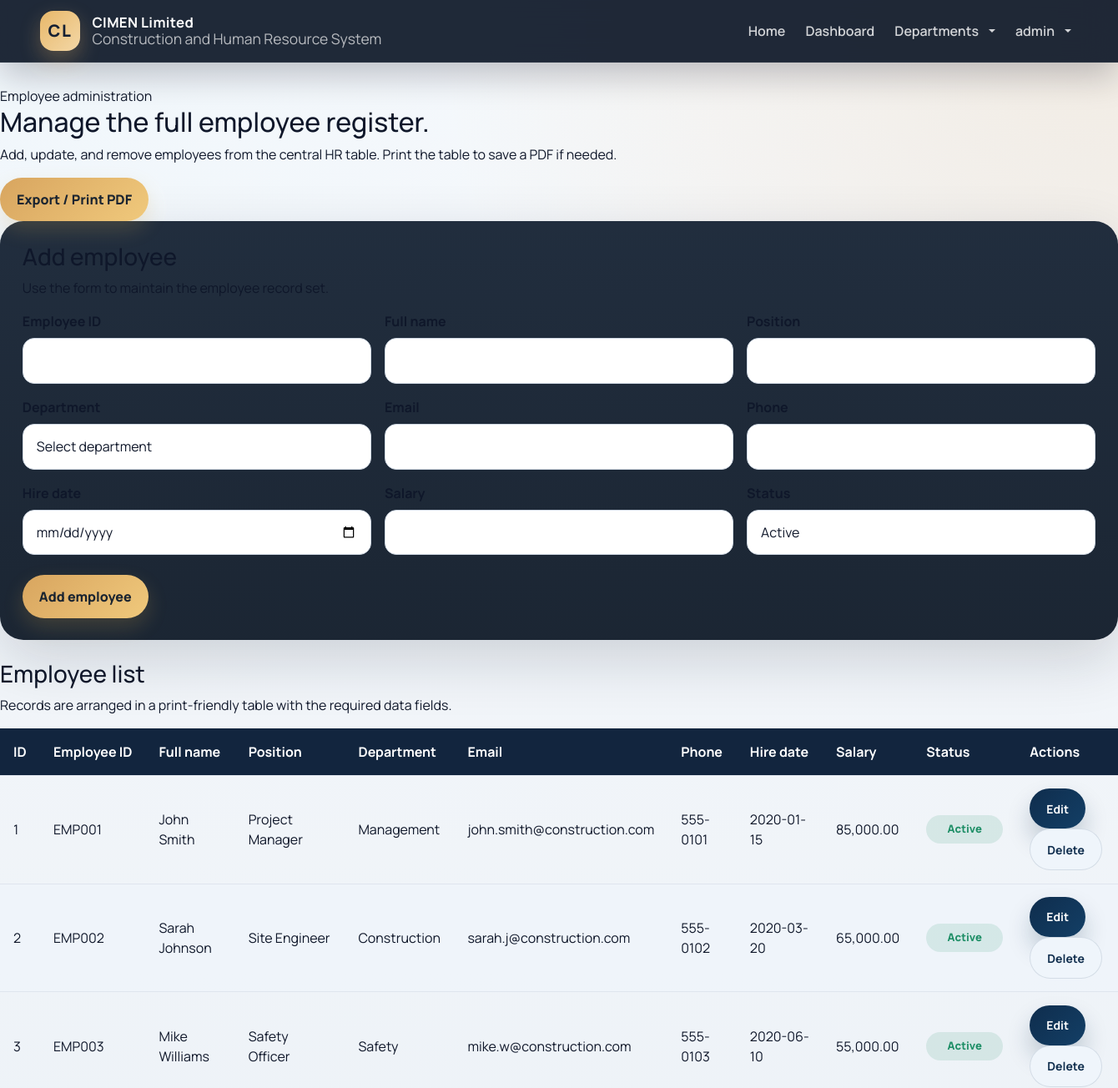
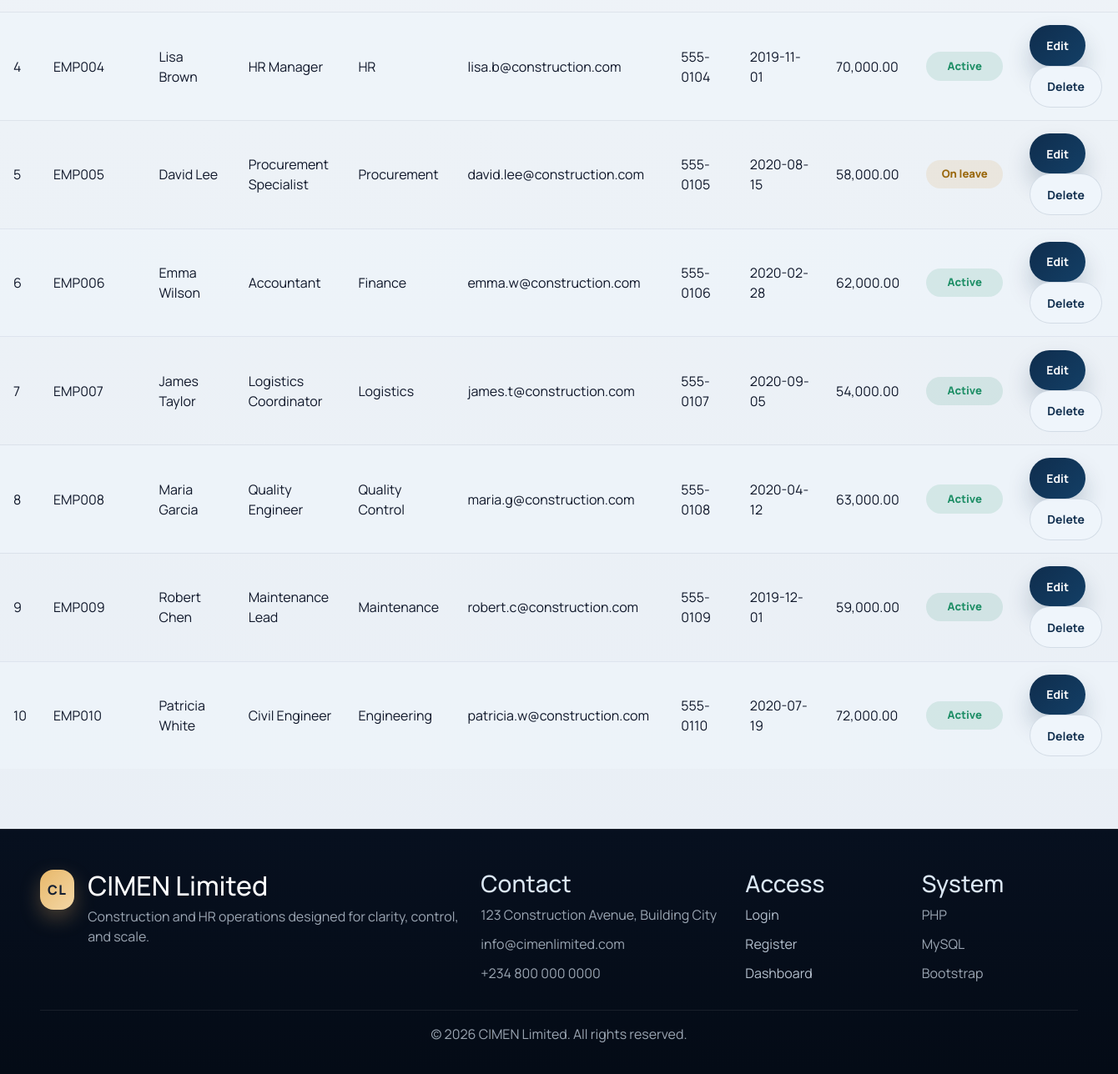
Page /admin/manage_employees.php (signed in) on the committed database (2 pictures, top to bottom).
### tables this page shows
CREATE TABLE IF NOT EXISTS employees (
    id INT AUTO_INCREMENT PRIMARY KEY,
    employee_id VARCHAR(20) UNIQUE NOT NULL,
    full_name VARCHAR(100) NOT NULL,
    position VARCHAR(100) NOT NULL,
    department_id INT,
    email VARCHAR(100) NOT NULL,
    phone VARCHAR(20),
    hire_date DATE,
    salary DECIMAL(10,2),
    status ENUM('active', 'inactive', 'on_leave') DEFAULT 'active',
    created_at TIMESTAMP DEFAULT CURRENT_TIMESTAMP,
    FOREIGN KEY (department_id) REFERENCES departments(id)
);

CREATE TABLE IF NOT EXISTS departments (
    id INT AUTO_INCREMENT PRIMARY KEY,
    name VARCHAR(50) NOT NULL UNIQUE
);

### admin/manage_employees.php (the view, shortened to what this page needs)
<?php
require_once '../config/database.php';
$employeesQuery = $conn->query('SELECT e.*, d.name AS department_name FROM employees e LEFT JOIN departments d ON e.department_id = d.id ORDER BY e.employee_id');
$employees = $employeesQuery ? $employeesQuery->fetch_all(MYSQLI_ASSOC) : [];
$editEmployee = null;
include '../includes/header.php';
?>
<section class="page-card animate-rise">
    <div class="page-heading">
        <div class="eyebrow">Employee administration</div>
        <h2>Manage the full employee register.</h2>
        <p>Add, update, and remove employees from the central HR table. Print the table to save a PDF if needed.</p>
    </div>
    <div class="page-actions no-print">
        <button type="button" class="btn btn-accent js-print">Export / Print PDF</button>
    </div>
    <div class="auth-card mb-4 no-print">
        <div class="card-heading">
            <h3><?php echo $editEmployee ? 'Edit employee' : 'Add employee'; ?></h3>
            <p>Use the form to maintain the employee record set.</p>
        </div>
        <form method="POST" action="">
            <div class="row g-3">
                <div class="col-md-4">
                    <label class="form-label">Employee ID</label>
                    <input type="text" name="employee_id" class="form-control" value="<?php echo htmlspecialchars($editEmployee['employee_id'] ?? ''); ?>" required>
                </div>
                <div class="col-md-4">
                    <label class="form-label">Full name</label>
                    <input type="text" name="full_name" class="form-control" value="<?php echo htmlspecialchars($editEmployee['full_name'] ?? ''); ?>" required>
                </div>
                <div class="col-md-4">
                    <label class="form-label">Position</label>
                    <input type="text" name="position" class="form-control" value="<?php echo htmlspecialchars($editEmployee['position'] ?? ''); ?>" required>
                </div>
                <div class="col-md-4">
                    <label class="form-label">Department</label>
                    <select name="department_id" class="form-select" required>
                        <option value="">Select department</option>
                    </select>
                </div>
                <div class="col-md-4">
                    <label class="form-label">Email</label>
                    <input type="email" name="email" class="form-control" value="<?php echo htmlspecialchars($editEmployee['email'] ?? ''); ?>" required>
                </div>
                <div class="col-md-4">
                    <label class="form-label">Phone</label>
                    <input type="text" name="phone" class="form-control" value="<?php echo htmlspecialchars($editEmployee['phone'] ?? ''); ?>">
                </div>
                <div class="col-md-4">
                    <label class="form-label">Hire date</label>
                    <input type="date" name="hire_date" class="form-control" value="<?php echo htmlspecialchars($editEmployee['hire_date'] ?? ''); ?>" required>
                </div>
                <div class="col-md-4">
                    <label class="form-label">Salary</label>
                    <input type="number" step="0.01" name="salary" class="form-control" value="<?php echo htmlspecialchars($editEmployee['salary'] ?? ''); ?>" required>
                </div>
                <div class="col-md-4">
                    <label class="form-label">Status</label>
                    <select name="status" class="form-select">
                        <option value="active" <?php echo (($editEmployee['status'] ?? '') === 'active') ? 'selected' : ''; ?>>Active</option>
                    </select>
                </div>
            </div>
            <div class="button-row mt-4">
                <button type="submit" name="<?php echo $editEmployee ? 'update' : 'add'; ?>" class="btn btn-accent">
                    <?php echo $editEmployee ? 'Update employee' : 'Add employee'; ?>
                </button>
            </div>
        </form>
    </div>
    <div class="table-card">
        <div class="card-heading">
            <h3>Employee list</h3>
            <p>Records are arranged in a print-friendly table with the required data fields.</p>
        </div>
        <div class="table-wrap">
            <table>
                <thead>
                    <tr>
                        <th>ID</th>
                        <th>Employee ID</th>
                        <th>Full name</th>
                        <th>Position</th>
                        <th>Department</th>
                        <th>Email</th>
                        <th>Phone</th>
                        <th>Hire date</th>
                        <th>Salary</th>
                        <th>Status</th>
                        <th class="no-print">Actions</th>
                    </tr>
                </thead>
                <tbody>
                    <?php foreach ($employees as $employee): ?>
                        <tr>
                            <td><?php echo (int) $employee['id']; ?></td>
                            <td><?php echo htmlspecialchars($employee['employee_id']); ?></td>
                            <td><?php echo htmlspecialchars($employee['full_name']); ?></td>
                            <td><?php echo htmlspecialchars($employee['position']); ?></td>
                            <td><?php echo htmlspecialchars($employee['department_name'] ?? ''); ?></td>
                            <td><?php echo htmlspecialchars($employee['email']); ?></td>
                            <td><?php echo htmlspecialchars($employee['phone']); ?></td>
                            <td><?php echo htmlspecialchars($employee['hire_date']); ?></td>
                            <td><?php echo number_format((float) $employee['salary'], 2); ?></td>
                            <td>
                                <span class="status-chip <?php echo $employee['status'] === 'active' ? 'status-active' : ($employee['status'] === 'inactive' ? 'status-inactive' : 'status-leave'); ?>">
                                    <?php echo htmlspecialchars(ucfirst(str_replace('_', ' ', $employee['status']))); ?>
                                </span>
                            </td>
                            <td class="no-print">
                                <div class="action-row">
                                    <a href="?action=edit&id=<?php echo (int) $employee['id']; ?>" class="btn btn-outline-light btn-sm">Edit</a>
                                    <a href="?delete=<?php echo (int) $employee['id']; ?>" class="btn btn-outline-secondary btn-sm" data-confirm="Delete this employee?">Delete</a>
                                </div>
                            </td>
                        </tr>
                    <?php endforeach; ?>
                </tbody>
            </table>
        </div>
    </div>
</section>
<?php include '../includes/footer.php'; ?>

### includes/header.php (shortened to what this page needs)
<?php
$currentRole = $_SESSION['role'] ?? '';
$isPrivilegedUser = in_array($currentRole, ['admin', 'super_admin'], true);
?>
<!DOCTYPE html>
<html lang="en">
<head>
    <link href="https://cdn.jsdelivr.net/npm/bootstrap@5.3.3/dist/css/bootstrap.min.css" rel="stylesheet">
    <link rel="stylesheet" href="/css/style.css">
</head>
<body>
    <header class="site-header navbar navbar-expand-lg navbar-dark sticky-top">
        <div class="container-fluid px-4 px-lg-5">
            <a class="navbar-brand brand-mark" href="/index.php">
                <span class="brand-badge">CL</span>
                <span class="brand-copy">
                    <strong>CIMEN Limited</strong>
                    <small>Construction and Human Resource System</small>
                </span>
            </a>
            <div class="collapse navbar-collapse justify-content-end" id="siteNav">
                <div class="navbar-nav align-items-lg-center gap-lg-2 mt-3 mt-lg-0">
                    <a class="nav-link" href="/index.php">Home</a>
                    <a class="nav-link" href="/dashboard.php">Dashboard</a>
                    <?php if ($isPrivilegedUser): ?>
                        <div class="nav-item dropdown">
                            <button class="nav-link dropdown-toggle department-toggle" data-bs-toggle="dropdown" aria-expanded="false" type="button">
                                Departments
                            </button>
                        </div>
                    <?php endif; ?>
                    <?php if (isset($_SESSION['user_id'])): ?>
                        <div class="nav-item dropdown">
                            <button class="nav-link dropdown-toggle user-toggle" data-bs-toggle="dropdown" aria-expanded="false" type="button">
                                <?php echo htmlspecialchars($_SESSION['username']); ?>
                            </button>
                        </div>
                    <?php endif; ?>
                </div>
            </div>
        </div>
    </header>
    <main class="site-main">

### includes/footer.php (shortened to what this page needs)
    </main>
    <footer class="site-footer">
        <div class="container-fluid px-4 px-lg-5">
            <div class="row gy-4 align-items-start">
                <div class="col-lg-5">
                    <div class="footer-brand">
                        <span class="brand-badge">CL</span>
                        <div>
                            <h2>CIMEN Limited</h2>
                            <p>Construction and HR operations designed for clarity, control, and scale.</p>
                        </div>
                    </div>
                </div>
                <div class="col-md-4 col-lg-3">
                    <h3>Contact</h3>
                    <ul class="footer-list">
                        <li>123 Construction Avenue, Building City</li>
                        <li>info@cimenlimited.com</li>
                        <li>+234 800 000 0000</li>
                    </ul>
                </div>
                <div class="col-md-4 col-lg-2">
                    <h3>Access</h3>
                    <ul class="footer-list">
                        <li><a href="/login.php">Login</a></li>
                        <li><a href="/register.php">Register</a></li>
                        <li><a href="/dashboard.php">Dashboard</a></li>
                    </ul>
                </div>
                <div class="col-md-4 col-lg-2">
                    <h3>System</h3>
                    <ul class="footer-list">
                        <li>PHP</li>
                        <li>MySQL</li>
                        <li>Bootstrap</li>
                    </ul>
                </div>
            </div>
            <div class="footer-bottom">
                <p>&copy; 2026 CIMEN Limited. All rights reserved.</p>
            </div>
        </div>
    </footer>
</body>
</html>

### rows in the picture
employees: id "1", employee "EMP001", full_name "John Smith", position "Project Manager", department.name "Management", email "john.smith@construction.com", phone "555-0101", hire_date "2020-01-15", salary "85,000.00", status "Active"
employees: id "2", employee "EMP002", full_name "Sarah Johnson", position "Site Engineer", department.name "Construction", email "sarah.j@construction.com", phone "555-0102", hire_date "2020-03-20", salary "65,000.00", status "Active"
employees: id "3", employee "EMP003", full_name "Mike Williams", position "Safety Officer", department.name "Safety", email "mike.w@construction.com", phone "555-0103", hire_date "2020-06-10", salary "55,000.00", status "Active"
employees: id "4", employee "EMP004", full_name "Lisa Brown", position "HR Manager", department.name "HR", email "lisa.b@construction.com", phone "555-0104", hire_date "2019-11-01", salary "70,000.00", status "Active"
employees: id "5", employee "EMP005", full_name "David Lee", position "Procurement Specialist", department.name "Procurement", email "david.lee@construction.com", phone "555-0105", hire_date "2020-08-15", salary "58,000.00", status "On leave"
employees: id "6", employee "EMP006", full_name "Emma Wilson", position "Accountant", department.name "Finance", email "emma.w@construction.com", phone "555-0106", hire_date "2020-02-28", salary "62,000.00", status "Active"
employees: id "7", employee "EMP007", full_name "James Taylor", position "Logistics Coordinator", department.name "Logistics", email "james.t@construction.com", phone "555-0107", hire_date "2020-09-05", salary "54,000.00", status "Active"
employees: id "8", employee "EMP008", full_name "Maria Garcia", position "Quality Engineer", department.name "Quality Control", email "maria.g@construction.com", phone "555-0108", hire_date "2020-04-12", salary "63,000.00", status "Active"
employees: id "9", employee "EMP009", full_name "Robert Chen", position "Maintenance Lead", department.name "Maintenance", email "robert.c@construction.com", phone "555-0109", hire_date "2019-12-01", salary "59,000.00", status "Active"
employees: id "10", employee "EMP010", full_name "Patricia White", position "Civil Engineer", department.name "Engineering", email "patricia.w@construction.com", phone "555-0110", hire_date "2020-07-19", salary "72,000.00", status "Active"

### other values in the picture
$_SESSION['username'] "admin"
